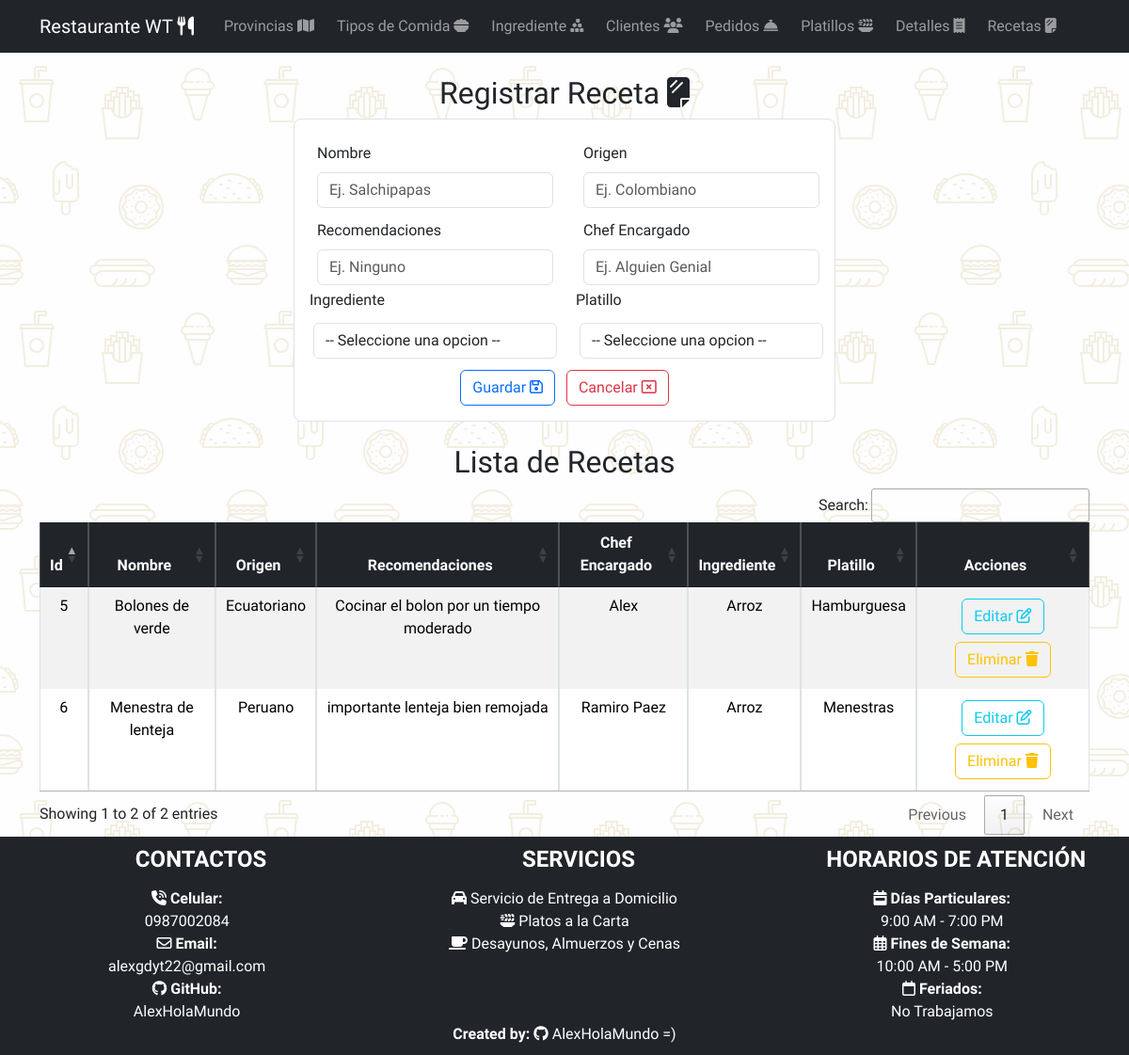
The app's page /listaReceta/, older data.
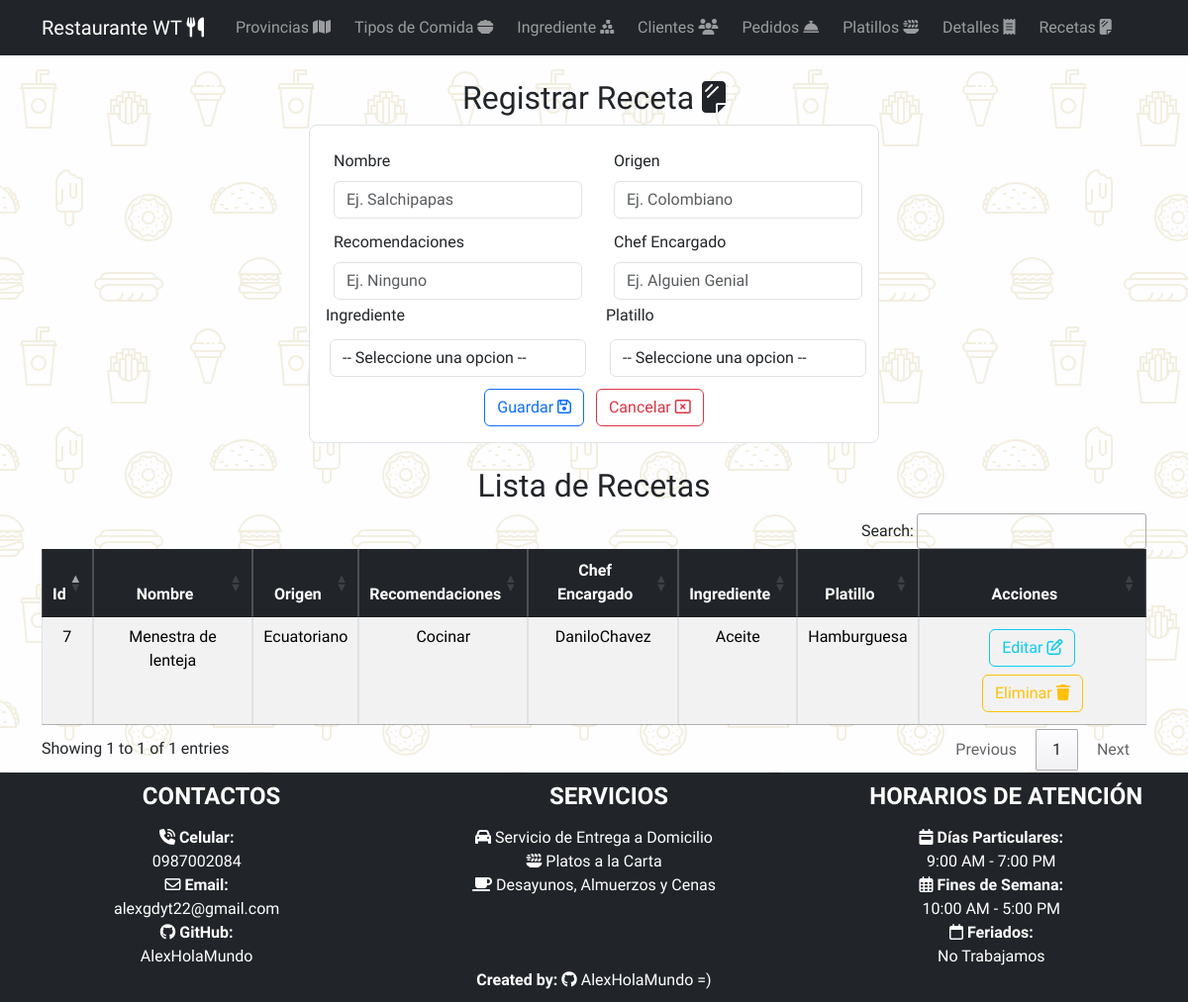
The same page, newer data.
### Aplicaciones/RestauranteWT/models.py (models this page shows, shortened)
class Receta (models.Model):
    idReceta_wt = models.AutoField(primary_key=True)
    nombre_wt = models.CharField(max_length=30)
    origen_wt = models.CharField(max_length=30)
    recomendaciones_wt = models.CharField(max_length=50)
    chefEncargado_wt = models.CharField(max_length=30)
    ingrediente_wt = models.ForeignKey(Ingrediente, null=True, blank=True, on_delete=models.CASCADE)
    platillo_wt = models.ForeignKey(Platillo, null=True, blank=True, on_delete=models.CASCADE)

class Ingrediente(models.Model):
    idIngrediente_wt = models.AutoField(primary_key=True)
    nombre_wt = models.CharField(max_length=200)
    tipo_wt = models.CharField(max_length=20)
    proveedor_wt = models.CharField(max_length=20)
    imagen_wt = models.FileField(upload_to='ingredientes', null=True, blank=True)

class Platillo (models.Model):
    idPlatillo_wt = models.AutoField(primary_key=True)
    nombre_wt = models.CharField(max_length=200)
    descripcion_wt = models.CharField(max_length=110)
    aderezos_wt = models.CharField(max_length=50)
    imagen_wt = models.FileField(upload_to='platillos', null=True, blank=True)
    tipo_wt = models.ForeignKey(Tipo , null=True, blank=True, on_delete=models.CASCADE)

### Aplicaciones/RestauranteWT/views.py (the view)
# urls.py: path('listaReceta/', views.listaReceta),
def listaReceta(request):
    recetaBdd=Receta.objects.all()
    platilloBdd=Platillo.objects.all()
    ingredienteBdd=Ingrediente.objects.all()
    return render(request, 'listaReceta.html', {'recetas':recetaBdd , 'platillos':platilloBdd, 'ingredientes':ingredienteBdd})

### Aplicaciones/RestauranteWT/templates/listaReceta.html (shortened to what this page needs)
{% extends "plantilla.html" %} {% block contenido %} {%load static %}
<div class="container w-50 mt-4 mb-4">
  <h2 class="text-center">
    Registrar Receta <i class="fa-solid fa-sheet-plastic"></i>
  </h2>
  <form
    class="border p-3 rounded-3"
    action="/guardarReceta/"
    method="POST"
    enctype="multipart/form-data"
    id="formReceta"
  >
    <div class="row">
      <div class="col-md-6">
        <div class="m-1">
          <label for="" class="form-label m-1">Nombre</label>
          <input
            type="text"
            required
            class="form-control m-1"
            placeholder="Ej. Salchipapas"
            value=""
            name="nombre_wt"
            id="nombre_wt"
          />
        </div>
      </div>
      <div class="col-md-6">
        <div class="m-1">
          <label for="" class="form-label m-1">Origen</label>
          <input
            type="text"
            required
            class="form-control m-1"
            placeholder="Ej. Colombiano"
            value=""
            name="origen_wt"
            id="origen_wt"
          />
        </div>
      </div>
    </div>
    <div class="row">
      <div class="col-md-6">
        <div class="m-1">
          <label for="" class="form-label m-1">Recomendaciones</label>
          <input
            type="text"
            required
            class="form-control m-1"
            placeholder="Ej. Ninguno"
            value=""
            name="recomendaciones_wt"
            id="recomendaciones_wt"
          />
        </div>
      </div>
      <div class="col-md-6">
        <div class="m-1">
          <label for="" class="form-label m-1">Chef Encargado</label>
          <input
            type="text"
            required
            class="form-control m-1"
            placeholder="Ej. Alguien Genial"
            value=""
            name="chefEncargado_wt"
            id="chefEncargado_wt"
          />
        </div>
      </div>
    </div>
    <div class="row">
      <div class="col-md-6">
        <label for="" class="form-label"> Ingrediente</label>
        <select
          name="idIngrediente_wt"
          required
          class="form-control m-1"
          id="idIngrediente_wt"
        >
          <option value="" class="">-- Seleccione una opcion --</option>
        </select>
      </div>
      <div class="col-md-6">
        <label for="" class="form-label"> Platillo</label>
        <select
          name="idPlatillo_wt"
          required
          class="form-control m-1"
          id="idPlatillo_wt"
        >
          <option value="" class="">-- Seleccione una opcion --</option>
        </select>
      </div>
    </div>
    <center class="mt-2">
      <button type="submit" name="button" class="btn btn-outline-primary">
        Guardar <i class="fa-regular fa-floppy-disk"></i></button
      >&nbsp;&nbsp;
      <button type="reset" name="button" class="btn btn-outline-danger">
        Cancelar <i class="fa-regular fa-window-close"></i>
      </button>
    </center>
  </form>
</div>
<center class="mt-4 mb-4">
  <div class="container table-responsive">
    <h2 class="text-center">Lista de Recetas</h2>
    <table class="table table-striped table-bordered table-hover" id="tbReceta">
      <thead>
        <tr class="table-dark">
          <th class="text-center" scope="col">Id</th>
          <th class="text-center" scope="col">Nombre</th>
          <th class="text-center" scope="col">Origen</th>
          <th class="text-center" scope="col">Recomendaciones</th>
          <th class="text-center" scope="col">Chef Encargado</th>
          <th class="text-center" scope="col">Ingrediente</th>
          <th class="text-center" scope="col">Platillo</th>
          <th class="text-center" scope="col">Acciones</th>
        </tr>
      </thead>
      <tbody>
        {% for receta in recetas %}
        <tr>
          <td class="text-center">{{receta.idReceta_wt}}</td>
          <td class="text-center">{{receta.nombre_wt}}</td>
          <td class="text-center">{{receta.origen_wt}}</td>
          <td class="text-center">{{receta.recomendaciones_wt}}</td>
          <td class="text-center">{{receta.chefEncargado_wt}}</td>
          <td class="text-center">{{receta.ingrediente_wt.nombre_wt}}</td>
          <td class="text-center">{{receta.platillo_wt.nombre_wt}}</td>
          <td class="text-center">
            <a
              href="/editarReceta/{{receta.idReceta_wt}}"
              class="btn btn-outline-info m-1"
              >Editar <i class="fa-regular fa-pen-to-square"></i
            ></a>
            <a
              href="javascript:void(0);"
              type="button"
              class="btn btn-outline-warning m-1"
              onclick="eliminarReceta('/eliminarReceta/{{receta.idReceta_wt}}')"
              >Eliminar <i class="fa-solid fa-trash"></i
            ></a>
          </td>
        </tr>
        {% endfor %}
      </tbody>
    </table>
  </div>
</center>
{% endblock contenido %}

### Aplicaciones/RestauranteWT/templates/plantilla.html (shortened to what this page needs)
{%load static%}
<!DOCTYPE html>
<html lang="es">
  <head>
    <link
      href="https://cdn.jsdelivr.net/npm/bootstrap@5.3.2/dist/css/bootstrap.min.css"
      rel="stylesheet"
    />
    <link rel="stylesheet" href="{% static 'css/styles.css'%}" />
    <link
      rel="stylesheet"
      href="https://cdnjs.cloudflare.com/ajax/libs/izitoast/1.4.0/css/iziToast.css"
    />
    <link
      rel="stylesheet"
      href="//cdn.datatables.net/1.13.7/css/jquery.dataTables.min.css"
    />
    <link
      rel="stylesheet"
      href="https://cdnjs.cloudflare.com/ajax/libs/font-awesome/6.5.1/css/all.min.css"
    />
  </head>
  <body>
    <nav
      class="navbar navbar-expand-lg navbar-dark bg-dark"
      aria-label="Ninth navbar example"
    >
      <div class="container-xl">
        <a class="navbar-brand" href="/"
          >Restaurante WT <i class="fa-solid fa-utensils"></i
        ></a>
        <div class="collapse navbar-collapse" id="navbarsExample07XL">
          <ul class="navbar-nav me-auto mb-2 mb-lg-0">
            <li class="nav-item">
              <a class="nav-link" href="/listaProvincia"
                >Provincias <i class="fa-solid fa-map"></i
              ></a>
            </li>
            <li class="nav-item">
              <a class="nav-link" href="/listaTipo"
                >Tipos de Comida <i class="fa-solid fa-bowl-food"></i
              ></a>
            </li>
            <li class="nav-item">
              <a class="nav-link" href="/listaIngrediente"
                >Ingrediente <i class="fa-solid fa-cubes-stacked"></i
              ></a>
            </li>
            <li class="nav-item">
              <a class="nav-link" href="/listaCliente"
                >Clientes <i class="fa-solid fa-users"></i
              ></a>
            </li>
            <li class="nav-item">
              <a class="nav-link" href="/listaPedido"
                >Pedidos <i class="fa-solid fa-bell-concierge"></i
              ></a>
            </li>
            <li class="nav-item">
              <a class="nav-link" href="/listaPlatillo"
                >Platillos <i class="fa-solid fa-plate-wheat"></i
              ></a>
            </li>
            <li class="nav-item">
              <a class="nav-link" href="/listaDetalle"
                >Detalles <i class="fa-solid fa-receipt"></i
              ></a>
            </li>
            <li class="nav-item">
              <a class="nav-link" href="/listaReceta"
                >Recetas <i class="fa-solid fa-sheet-plastic"></i
              ></a>
            </li>
          </ul>
        </div>
      </div>
    </nav>
    {% block contenido %}{% endblock %}
    <div class="footer">
      <div class="row">
        <div class="col-md-4">
          <h4><strong>&nbsp;&nbsp;&nbsp;&nbsp; CONTACTOS</strong></h4>
          <ul>
            <strong><i class="fa-solid fa-phone-volume"></i> Celular:</strong>
            0987002084
          </ul>
          <ul>
            <strong><i class="fa-regular fa-envelope"></i> Email:</strong>
            alexgdyt22@gmail.com
          </ul>
          <ul>
            <strong><i class="fa-brands fa-github"></i> GitHub:</strong>
            AlexHolaMundo
          </ul>
        </div>
        <div class="col-md-4">
          <h4><strong>&nbsp;&nbsp;&nbsp;&nbsp; SERVICIOS</strong></h4>
          <ul>
            <i class="fa-solid fa-car"></i>
            Servicio de Entrega a Domicilio
          </ul>
          <ul>
            <i class="fa-solid fa-plate-wheat"></i>
            Platos a la Carta
          </ul>
          <ul>
            <i class="fa-solid fa-mug-saucer"></i>
            Desayunos, Almuerzos y Cenas
          </ul>
        </div>
        <div class="col-md-4">
          <h4>
            <strong>&nbsp;&nbsp;&nbsp;&nbsp; HORARIOS DE ATENCIÓN</strong>
          </h4>
          <ul>
            <strong
              ><i class="fa-solid fa-calendar-week"></i> Días
              Particulares:</strong
            >
            9:00 AM - 7:00 PM
          </ul>
          <ul>
            <strong
              ><i class="fa-regular fa-calendar-days"></i> Fines de
              Semana:</strong
            >
            10:00 AM - 5:00 PM
          </ul>
          <ul>
            <strong><i class="fa-regular fa-calendar"></i> Feriados:</strong>
            No Trabajamos
          </ul>
        </div>
      </div>
      <div class="row">
        <div class="col-md-12">
          <p class="text-center mb-0">
            <strong>Created by:</strong>
            <i class="fa-brands fa-github"></i> AlexHolaMundo =)
          </p>
        </div>
      </div>
    </div>
  </body>
</html>

### crudRestaurante/static/css/styles.css (style rules this page uses)
body { font-family: 'Great Vibes', cursive; font-family: 'PT Sans', sans-serif; font-family: 'PT Sans Narrow', sans-serif; font-family: 'Roboto Condensed', sans-serif; padding-bottom: 210px !important; padding-top: 56px; background-color: #fefdff; }
.navbar { position: fixed; top: 0; left: 0; width: 100%; z-index: 1000; }
.footer { background-color: #212529; color: #fff; padding: 10px !important; position: fixed; bottom: 0; left: 0; width: 100%; text-align: center; }
.footer .row { display: flex; justify-content: center; }
.footer .col-md-4 { text-align: center; }
.footer h4 { text-align: center; margin-bottom: 15px; }
.footer ul { list-style-type: none; padding: 0; margin: 0; }
.footer ul strong { display: block; }
.footer p { text-align: center; margin: 0; }
form { background-color: #fff; }

Row changes from the older to the newer data that the page shows:
removed Receta: idReceta_wt "5", nombre_wt "Bolones de verde", origen_wt "Ecuatoriano", recomendaciones_wt "Cocinar el bolon por un tiempo moderado", chefEncargado_wt "Alex", ingrediente_wt.nombre_wt "Arroz", platillo_wt.nombre_wt "Hamburguesa"
removed Receta: idReceta_wt "6", nombre_wt "Menestra de lenteja", origen_wt "Peruano", recomendaciones_wt "importante lenteja bien remojada", chefEncargado_wt "Ramiro Paez", ingrediente_wt.nombre_wt "Arroz", platillo_wt.nombre_wt "Menestras"
added Receta: idReceta_wt "7", nombre_wt "Menestra de lenteja", origen_wt "Ecuatoriano", recomendaciones_wt "Cocinar", chefEncargado_wt "DaniloChavez", ingrediente_wt.nombre_wt "Aceite", platillo_wt.nombre_wt "Hamburguesa"
Text that changed along with them:
text written by a page script: "Search: Showing 1 to 2 of 2 entries Previous 1 Next" → "Search: Showing 1 to 1 of 1 entries Previous 1 Next"
